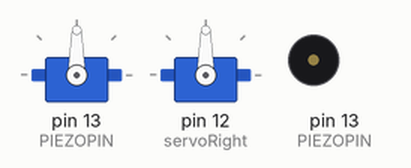
Simulated run of this sketch. Board: Arduino Uno, built with avr-gcc and run on an emulated ATmega328P. Shown: 2 × servo, buzzer (waves = sounding).

Above: at 0.35 s.
At 7.1 s:
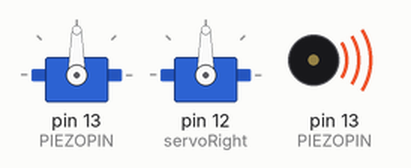
Timing chart, 0 to 8.7 s (numbered marks = the images above):
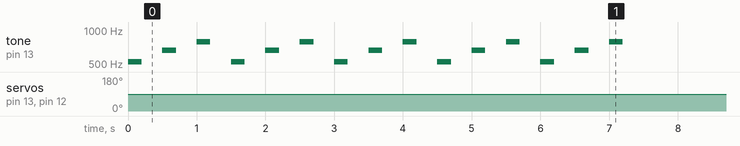

The sketch:

dancingrobot.ino
```cpp
#include <Servo.h>

Servo servoLeft;
Servo servoRight;

int PIEZOPIN = 13;

int note_A4 = 440;
int note_As4 = 466; int note_Bb4 = note_As4;
int note_B4 = 494;
int note_C5 = 523;
int note_Cs5 = 544; int note_Db5 = note_Cs5;
int note_D5 = 587;
int note_Ds5 = 622; int note_Eb5 = note_Ds5;
int note_E5 = 659;
int note_F5 = 698;
int note_Fs5 = 740; int note_Gb5 = note_Fs5;
int note_G5 = 784;
int note_Gs5 = 830; int note_Ab5 = note_Gs5;

void setup() {
  // put your setup code here, to run once:
  pinMode(12, OUTPUT);
  pinMode(PIEZOPIN, OUTPUT);
  servoLeft.attach(13);
  servoRight.attach(12);


}

void dancemove1() {
  // put your main code here, to run repeatedly:
 //servoLeft.writeMicroseconds(1000);
 //delay(1);
 servoLeft.writeMicroseconds(5000);
 delay(1000);
 servoRight.writeMicroseconds(5000);
 delay(1000);

 servoLeft.writeMicroseconds(5000);
 delay(2000);

 for (int x = 1; x < 2; x +=1){
  servoLeft.writeMicroseconds(1700);
  servoRight.writeMicroseconds(1300);
  delay(50);

  servoLeft.writeMicroseconds(1300);
  servoRight.writeMicroseconds(1700);
  delay(50);
 }

 servoLeft.writeMicroseconds(15000);
 delay(10000);
}

void stopMoving(){
 servoLeft.writeMicroseconds(1500);
 delay(1000);
}

void piezoGreeting(){
  for (int x = 0; x<5; x++){
    tone(PIEZOPIN, note_C5, 200);
    delay(500);
    tone(PIEZOPIN, note_E5, 200);
    delay(500);
    tone(PIEZOPIN, note_G5, 200);
    delay(500);
  }
}

void a(){
  digitalWrite(12, HIGH);
  delay(2000);
  digitalWrite(12, LOW);
  delay(1500);
  digitalWrite(12,HIGH);
  delay(6000);
  digitalWrite(12, LOW);
  delay(5000);
}

void d(){
  digitalWrite(12, HIGH);
  delay(6000);
  digitalWrite(12, LOW);
  delay(1500);
  digitalWrite(12, HIGH);
  delay(2000);
  digitalWrite(12, LOW);
  delay(1500);
  digitalWrite(12, HIGH);
  delay(2000);
  digitalWrite(12, LOW);
  delay(5000);
}

void dad() {
  d();
  a();
  d();
}


void loop() {
  piezoGreeting();
  dad();

  dancemove1();
  stopMoving();
}
```

Measured:
- by itself, tone on pin 13 (PIEZOPIN): repeats every 1.5 s: silent 0.30 s, 659 Hz 0.20 s, silent 0.30 s, 784 Hz 0.20 s, silent 0.30 s, 523 Hz 0.20 s, until it stays silent from 7.2 s
